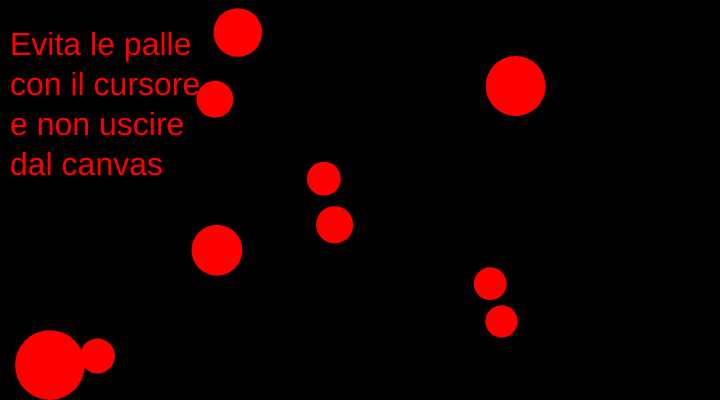
Frame 1 (no input)
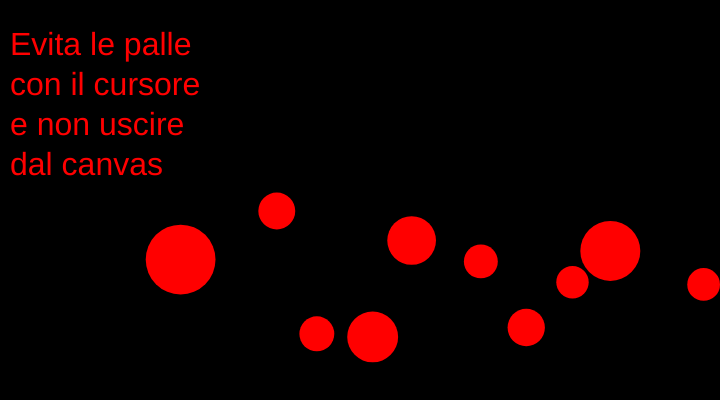
Frame 60 (no input)
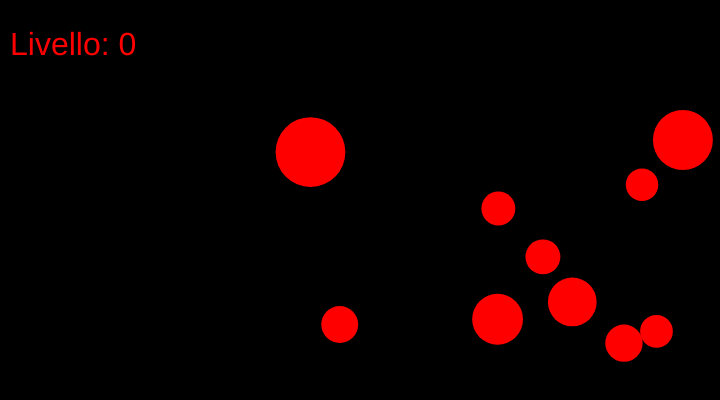
Frame 120 (the mouse pressed at the canvas centre since frame 60)

The p5.js sketch that drew these frames (run headless with seeded random() and noise() and a simulated clock; from frame 60 on, the mouse is pressed at the canvas centre):

// p5.js sketch
// ── sketch.js
// -
// Miss the ball by Gregorio Vaccari [vettori,game]
// 2020 © Gregorio @Gregorio-V, Daniele @Fupete and the course DSII2020 @UniRSM 
// github.com/fupete — github.com/dsii-2020-unirsm
// Educational purposes, MIT License, 2020, San Marino
// —

let numBalls = 10;
let spring = 0.05; //rimbalzo
//let gravity = 0.03;
let friction = -1; //frizione sul muro
let balls = [];
let life = 2000; //vite del giocatore
let livello = 0;
let testo = "";

function setup() {
  createCanvas(720, 400);
  for (let i = 0; i < numBalls; i++) {
    balls[i] = new Ball(
      random(width),
      random(height),
      random(30, 70), //dimensione
      i,
      balls
    );
  }
  noStroke();
  fill(255, 0, 0);
}

function draw() {
  background(0);
  
  game();
  
  balls.forEach(ball => {
    ball.collide();
    ball.move();
    ball.diff();
    ball.display();
    ball.mouse();
  });
  startGame();
  textSize(32);
  text(testo, 10, 30, 200,300);

}

class Ball {
  constructor(xin, yin, din, idin, oin) {
    this.x = xin;
    this.y = yin;
    this.vx = random(0, 4);
    this.vy = random(0, 4);
    this.diameter = din;
    this.id = idin;
    this.others = oin;
  }

  collide() {
    for (let i = this.id + 1; i < numBalls; i++) {
      // console.log(others[i]);
      let dx = this.others[i].x - this.x;
      let dy = this.others[i].y - this.y;
      let distance = sqrt(dx * dx + dy * dy);
      let minDist = this.others[i].diameter / 2 + this.diameter / 2;
      //   console.log(distance);
      //console.log(minDist);
      if (distance < minDist) {
        //console.log("2");
        let angle = atan2(dy, dx);
        let targetX = this.x + cos(angle) * minDist;
        let targetY = this.y + sin(angle) * minDist;
        let ax = (targetX - this.others[i].x) * spring;
        let ay = (targetY - this.others[i].y) * spring;
        this.vx -= ax;
        this.vy -= ay;
        this.others[i].vx += ax;
        this.others[i].vy += ay;
      }
    }
  }

  move() {
    //this.vy += gravity;
    this.x += this.vx;
    this.y += this.vy;
    if (this.x + this.diameter / 2 > width) {
      this.x = width - this.diameter / 2;
      this.vx *= -1;
    } else if (this.x - this.diameter / 2 < 0) {
      this.x = this.diameter / 2;
      this.vx *= -1;
    }
    if (this.y + this.diameter / 2 > height) {
      this.y = height - this.diameter / 2;
      this.vy *= -1;
    } else if (this.y - this.diameter / 2 < 0) {
      this.y = this.diameter / 2;
      this.vy *= -1;
    }
  }
  
  
  mouse() {
 
  let sbx = mouseX
  let sby = mouseY
  

  for (let i = 0; i < numBalls; i++) {
     //console.log("mouse" + sbx);


    if (sbx < this.x + this.diameter / 2 && sbx > this.x - this.diameter / 2 && sby>this.y-this.diameter/2 && sby<this.y+this.diameter/2 ) {
       this.diameter += 0.003;
       this.vx *= 1.002
      this.vy *= 1.002
      background(255);
      life -= 1;
      
    }
   }
  }

  diff(){
   //console.log( frameCount%500);
    
  if (frameCount%150==149){
      this.diameter *= 1.1;
      this.vx *= 1.1
      this.vy *= 1.1
      background(255,0,0);
      livello += 1;
  }
  }
  
  
  

  display() {
    ellipse(this.x, this.y, this.diameter, this.diameter);
  }
}

function startGame(){
if (mouseX>0 && mouseY>0){
  
}
  else {
  livello=0;
    testo= "Evita le palle con il cursore e non uscire dal canvas"
    console.log(mouseX,mouseY,height,width,frameCount)
    
  }
} 

function game(){
if (life > 0){
testo = "Livello: " + livello ;
  }
  else {
  testo = "Game over Score: " + livello;  
  noLoop()
  }
}
